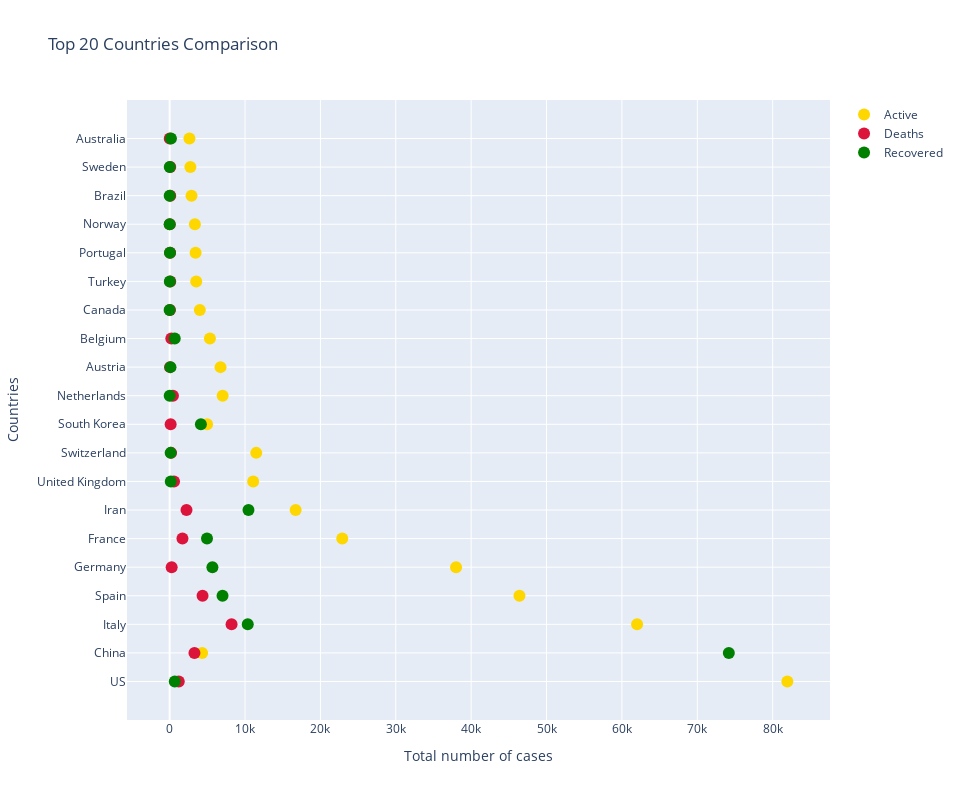

Notebook code for this chart:
### Code cell
countries = current_global_situation.groupby("Country/Region").sum().sort_values("Confirmed", ascending=False).reset_index()["Country/Region"][:20].values
active = current_global_situation.groupby("Country/Region").sum().sort_values("Confirmed", ascending=False).reset_index()["Active"][:20].values
deaths = current_global_situation.groupby("Country/Region").sum().sort_values("Confirmed", ascending=False).reset_index()["Deaths"][:20].values
recovered = current_global_situation.groupby("Country/Region").sum().sort_values("Confirmed", ascending=False).reset_index()["Recovered"][:20].values

fig = go.Figure()
fig.add_trace(go.Scatter(
    x=active,
    y=countries,
    marker=dict(color="gold", size=12),
    mode="markers",
    name="Active",
))

fig.add_trace(go.Scatter(
    x=deaths,
    y=countries,
    marker=dict(color="crimson", size=12),
    mode="markers",
    name="Deaths",
))

fig.add_trace(go.Scatter(
    x=recovered,
    y=countries,
    marker=dict(color="green", size=12),
    mode="markers",
    name="Recovered",
))

fig.update_layout(title="Top 20 Countries Comparison",
                  xaxis_title="Total number of cases",
                  yaxis_title="Countries", width=960, height=800)

fig.show()

### Figure 1 — Plotly figure (JSON) as saved in the notebook; plotly's stock layout.template omitted (floating-point values rounded to 4 significant figures)
{"data": [{"marker": {"color": "gold", "size": 12}, "mode": "markers", "name": "Active", "type": "scatter", "x": [81946, 4310, 62013, 46406, 37998, 22898, 16715, 11082, 11489, 4966, 7027, 6748, 5340, 4004, 3528, 3441, 3349, 2902, 2747, 2625], "y": ["US", "China", "Italy", "Spain", "Germany", "France", "Iran", "United Kingdom", "Switzerland", "South Korea", "Netherlands", "Austria", "Belgium", "Canada", "Turkey", "Portugal", "Norway", "Brazil", "Sweden", "Australia"]}, {"marker": {"color": "crimson", "size": 12}, "mode": "markers", "name": "Deaths", "type": "scatter", "x": [1209, 3291, 8215, 4365, 267, 1698, 2234, 580, 191, 131, 435, 49, 220, 38, 75, 60, 14, 77, 77, 13], "y": ["US", "China", "Italy", "Spain", "Germany", "France", "Iran", "United Kingdom", "Switzerland", "South Korea", "Netherlands", "Austria", "Belgium", "Canada", "Turkey", "Portugal", "Norway", "Brazil", "Sweden", "Australia"]}, {"marker": {"color": "green", "size": 12}, "mode": "markers", "name": "Recovered", "type": "scatter", "x": [681, 74181, 10361, 7015, 5673, 4955, 10457, 150, 131, 4144, 6, 112, 675, 0, 26, 43, 6, 6, 16, 172], "y": ["US", "China", "Italy", "Spain", "Germany", "France", "Iran", "United Kingdom", "Switzerland", "South Korea", "Netherlands", "Austria", "Belgium", "Canada", "Turkey", "Portugal", "Norway", "Brazil", "Sweden", "Australia"]}], "layout": {"height": 800, "title": {"text": "Top 20 Countries Comparison"}, "width": 960, "xaxis": {"title": {"text": "Total number of cases"}}, "yaxis": {"title": {"text": "Countries"}}}}
